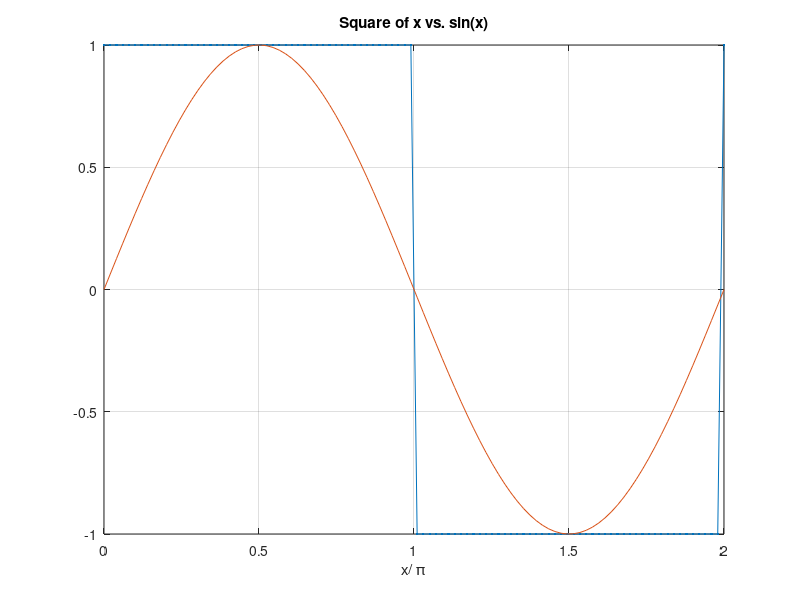

The MATLAB script that drew this image:
% Displaying the continious signal

% Generate values between 0 and 2π
x = linspace(0, 2*pi);

% Compute the square of x 
y = square(x);

% Plot the results
figure;
plot(x/pi,y,'.-',x/pi,sin(x));
title('Square of x vs. sin(x)');
xlabel('x/ \pi');
grid on;
